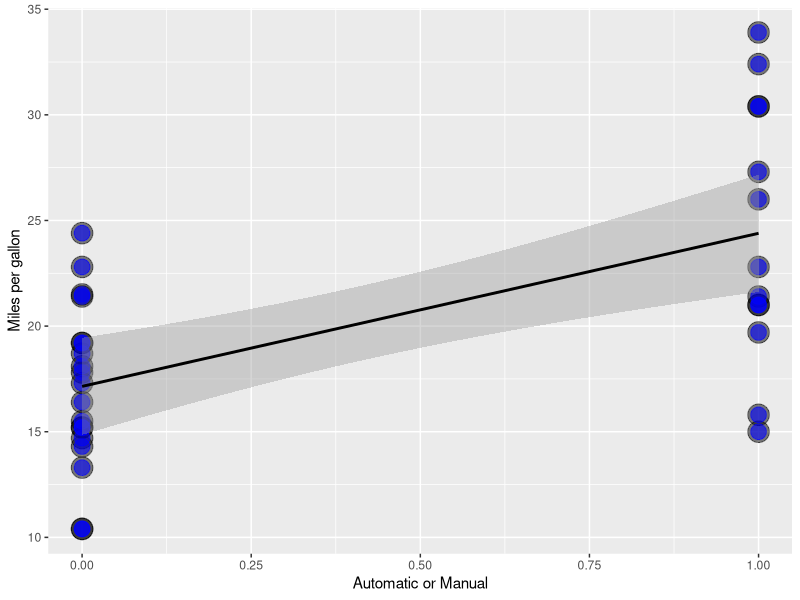
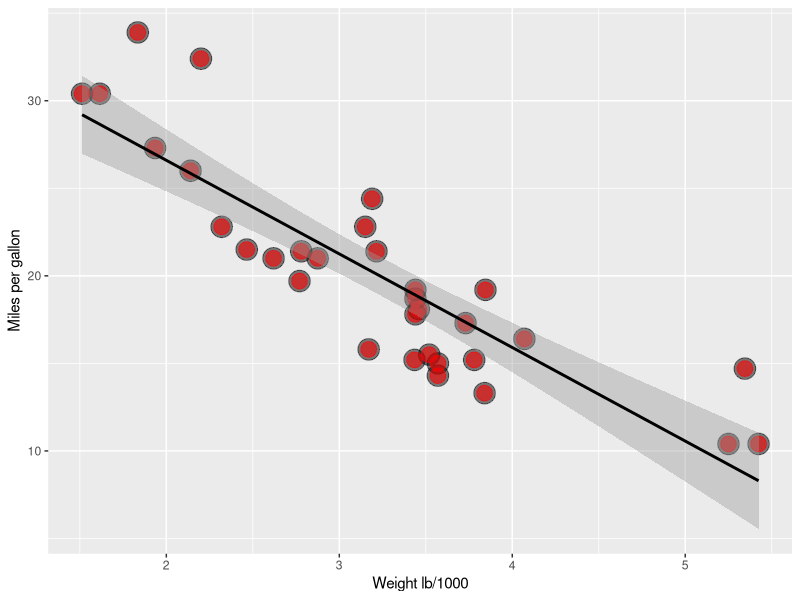
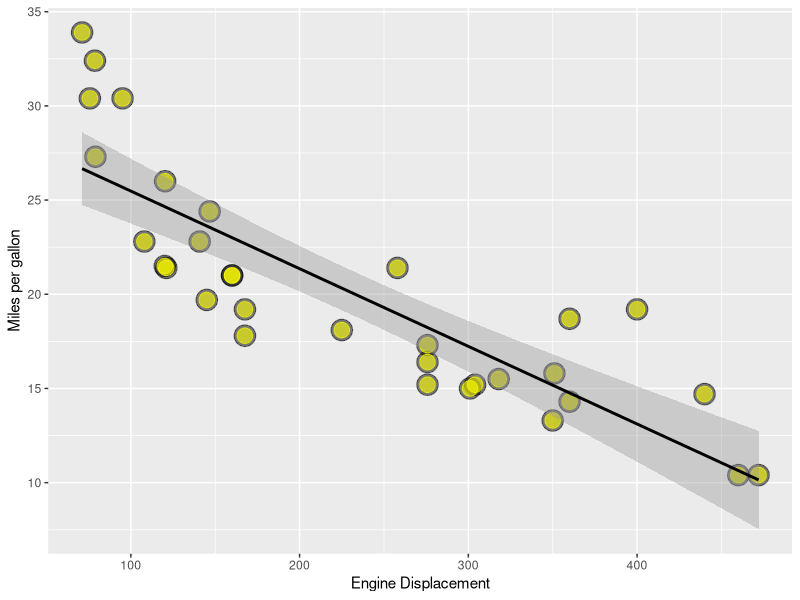
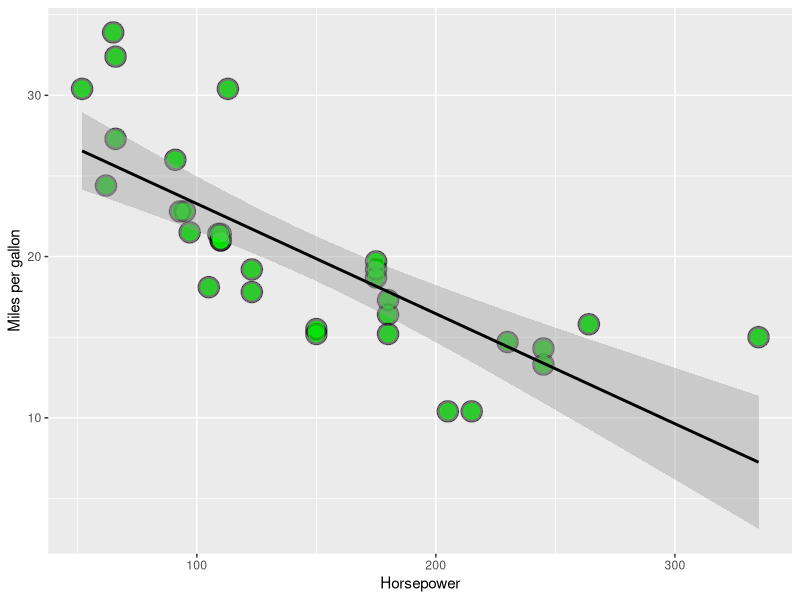
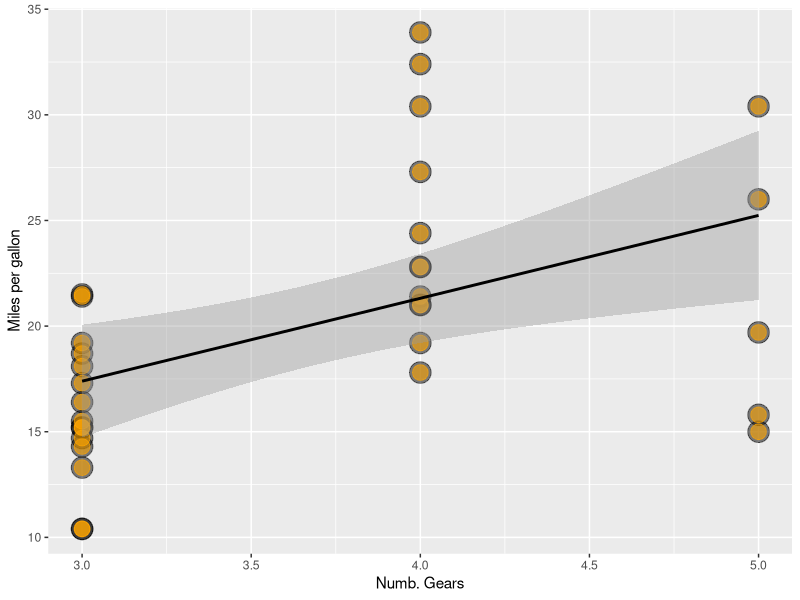
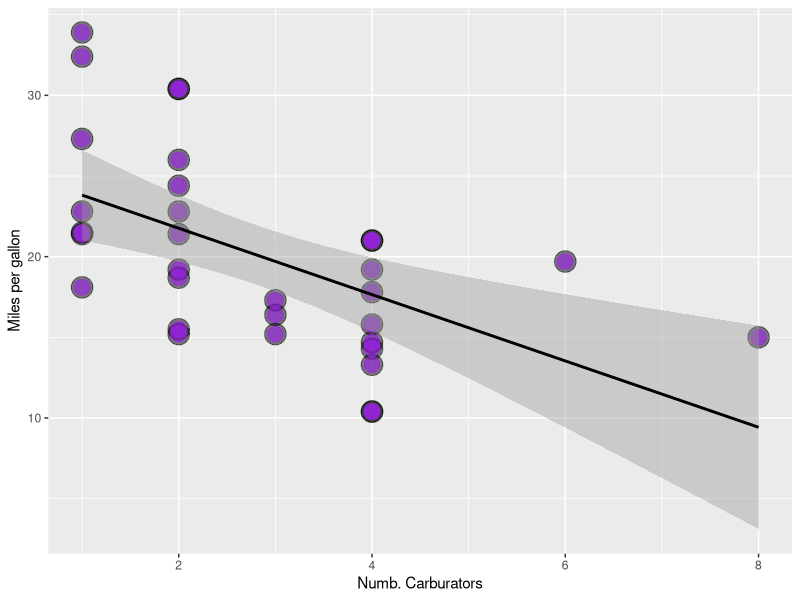
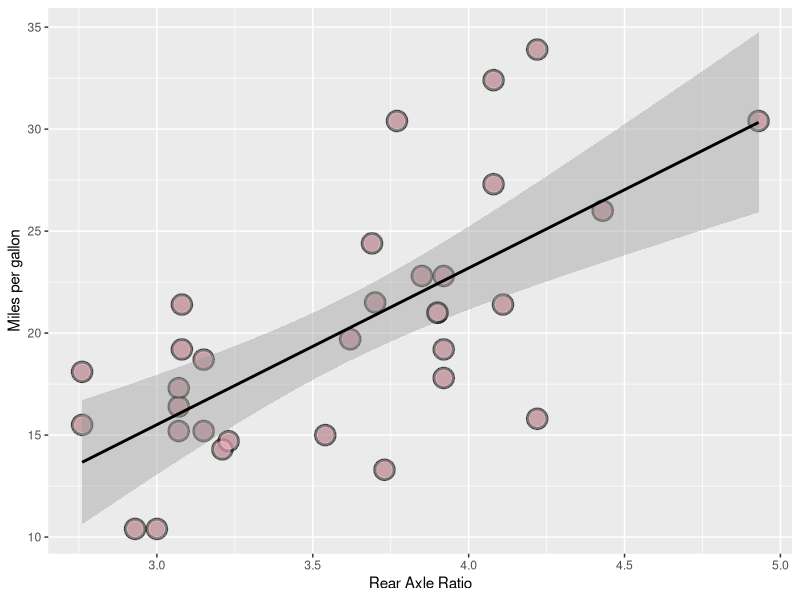
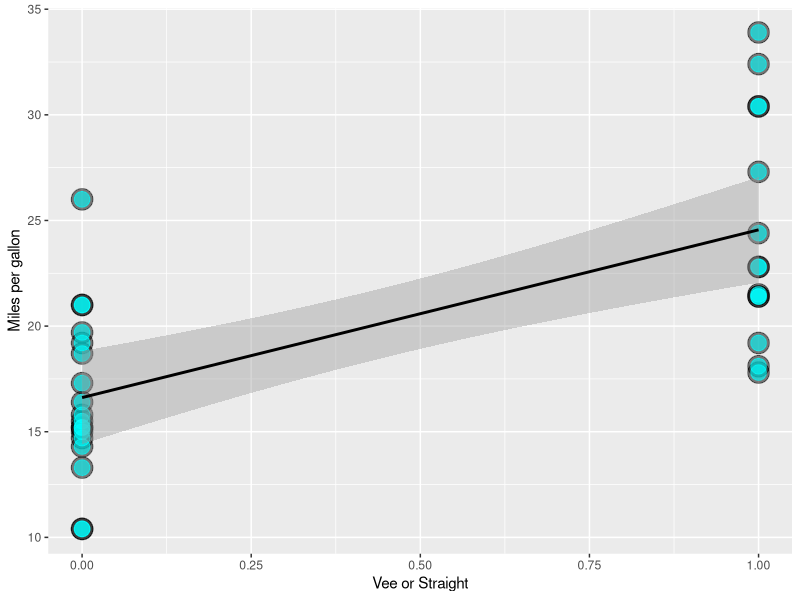

Generate these figures, in order, with R:
#########################################
# Car Data Exploration
#----------------------------------------------------------
# 
# A data frame with 32 observations on 11 variables.
# 
# [, 1]	mpg	    Miles/(US) gallon
# [, 2]	cyl	    Number of cylinders
# [, 3]	disp	Displacement (cu.in.)
# [, 4]	hp	    Gross horsepower
# [, 5]	drat	Rear axle ratio
# [, 6]	wt	    Weight (lb/1000)
# [, 7]	qsec	1/4 mile time
# [, 8]	vs	    V/S
# [, 9]	am	    Transmission (0 = automatic, 1 = manual)
# [,10]	gear	Number of forward gears
# [,11]	carb	Number of carburetors
#----------------------------------------------------------

library(ggplot2)
library(dplyr)
library(knitr)

data("mtcars")

cars <- data.frame(mtcars)

all_fit <- lm(mpg ~ . , data = cars)
all_fit_coef <- summary(all_fit)$coef
print(kable(all_fit_coef, caption="All Fit Coefficients"))

# [, 9]	am	    Transmission (0 = automatic, 1 = manual)
am_fit <- lm(mpg ~ am, data = cars)
am_fit_coef <- summary(am_fit)$coef
print(kable(am_fit_coef, caption="All Fit Coefficients"))

# [,10]	gear	Number of forward gears
gr_fit <- lm(mpg ~ gear, data = cars)
gr_fit_coef <- summary(gr_fit)$coef
print(kable(gr_fit_coef, caption="Numb. Gears Coefficients"))

# [, 2]	cyl	    Number of cylinders
cyl_fit <- lm(mpg ~ cyl, data = cars)
cyl_fit_coef <- summary(cyl_fit)$coef
print(kable(cyl_fit_coef, caption="Numb. Cylinders Coefficients"))

# [, 3]	disp	Displacement (cu.in.)
disp_fit <- lm(mpg ~ disp, data = cars)
disp_fit_coef <- summary(disp_fit)$coef
print(kable(disp_fit_coef, caption="Displacement Coefficients"))

# [, 4]	hp	    Gross horsepower
hp_fit <- lm(mpg ~ hp, data = cars)
hp_fit_coef <- summary(hp_fit)$coef
print(kable(hp_fit_coef, caption="Horsepower Coefficients"))

# [, 5]	drat	Rear axle ratio
drat_fit <- lm(mpg ~ drat, data = cars)
drat_fit_coef <- summary(drat_fit)$coef
print(kable(drat_fit_coef, caption="Rear Gear Ratio Coefficients"))

# [, 6]	wt	    Weight (lb/1000)
wt_fit <- lm(mpg ~ wt, data = cars)
wt_fit_coef <- summary(wt_fit)$coef
print(kable(wt_fit_coef, caption="Weight Coefficients"))

# [, 7]	qsec	1/4 mile time
qsec_fit <- lm(mpg ~ qsec, data = cars)
qsec_fit_coef <- summary(qsec_fit)$coef
print(kable(qsec_fit_coef, caption="Quarter Mile Time Coefficients"))

# [, 8]	vs	    V/S
vs_fit <- lm(mpg ~ vs, data = cars)
vs_fit_coef <- summary(vs_fit)$coef
print(kable(vs_fit_coef, caption="Vee vs Straight Coefficients"))

# [,11]	carb	Number of carburetors
carb_fit <- lm(mpg ~ carb, data = cars)
carb_fit_coef <- summary(carb_fit)$coef
print(kable(carb_fit_coef, caption="Numb. Carburator Coefficients"))

g_am = ggplot(cars, aes(x = am, y = mpg)) + 
    ylab("Miles per gallon") + 
    xlab("Automatic or Manual") + 
    geom_point(aes(y=mpg), size = 7, colour = "black", alpha=0.5) + 
    geom_point(aes(x = am),size = 5, colour = "blue", alpha=0.6) +
    geom_smooth(method = "lm", colour = "black") 
print(g_am)

g_wt = ggplot(cars, aes(x = wt, y = mpg)) + 
    ylab("Miles per gallon") + 
    xlab("Weight lb/1000") + 
    geom_point(aes(y=mpg), size = 7, colour = "black", alpha=0.5) + 
    geom_point(aes(x = wt),size = 5, colour = "red", alpha=0.6) +
    geom_smooth(method = "lm", colour = "black") 
print(g_wt)

g_disp = ggplot(cars, aes(x = disp, y = mpg)) + 
    ylab("Miles per gallon") + 
    xlab("Engine Displacement") + 
    geom_point(aes(y=mpg), size = 7, colour = "black", alpha=0.5) + 
    geom_point(aes(x = disp),size = 5, colour = "yellow", alpha=0.6) +
    geom_smooth(method = "lm", colour = "black") 
print(g_disp)

g_hp = ggplot(cars, aes(x = hp, y = mpg)) + 
    ylab("Miles per gallon") + 
    xlab("Horsepower") + 
    geom_point(aes(y=mpg), size = 7, colour = "black", alpha=0.5) + 
    geom_point(aes(x = hp),size = 5, colour = "green", alpha=0.6) +
    geom_smooth(method = "lm", colour = "black") 
print(g_hp)

g_gr = ggplot(cars, aes(x = gear, y =mpg)) + 
    ylab("Miles per gallon") + 
    xlab("Numb. Gears") + 
    geom_point(aes(y=mpg), size = 7, colour = "black", alpha=0.5) + 
    geom_point(aes(x = gear),size = 5, colour = "orange", alpha=0.6) +
    geom_smooth(method = "lm", colour = "black") 
print(g_gr)

g_carb = ggplot(cars, aes(x = carb, y =mpg)) + 
    ylab("Miles per gallon") + 
    xlab("Numb. Carburators") + 
    geom_point(aes(y=mpg), size = 7, colour = "black", alpha=0.5) + 
    geom_point(aes(x = carb),size = 5, colour = "purple", alpha=0.6) +
    geom_smooth(method = "lm", colour = "black") 
print(g_carb)

g_drat = ggplot(cars, aes(x = drat, y =mpg)) + 
    ylab("Miles per gallon") + 
    xlab("Rear Axle Ratio") + 
    geom_point(aes(y=mpg), size = 7, colour = "black", alpha=0.5) + 
    geom_point(aes(x = drat),size = 5, colour = "pink", alpha=0.6) +
    geom_smooth(method = "lm", colour = "black") 
print(g_drat)

g_vs = ggplot(cars, aes(x = vs, y =mpg)) + 
    ylab("Miles per gallon") + 
    xlab("Vee or Straight") + 
    geom_point(aes(y=mpg), size = 7, colour = "black", alpha=0.5) + 
    geom_point(aes(x = vs),size = 5, colour = "cyan", alpha=0.6) +
    geom_smooth(method = "lm", colour = "black") 
print(g_vs)

g_cyl = ggplot(cars, aes(x = cyl, y =mpg)) + 
    ylab("Miles per gallon") + 
    xlab("Numb. Cylinders") + 
    geom_point(aes(y=mpg), size = 7, colour = "black", alpha=0.5) + 
    geom_point(aes(x = cyl),size = 5, colour = "magenta", alpha=0.6) +
    geom_smooth(method = "lm", colour = "black") 
print(g_cyl)

qsec_cyl = ggplot(cars, aes(x = qsec, y =mpg)) + 
    ylab("Miles per gallon") + 
    xlab("Quarter Mile Time (sec)") + 
    geom_point(aes(y=mpg), size = 7, colour = "black", alpha=0.5) + 
    geom_point(aes(x = qsec),size = 5, colour = "tan", alpha=0.6) +
    geom_smooth(method = "lm", colour = "black") 
print(qsec_cyl)
